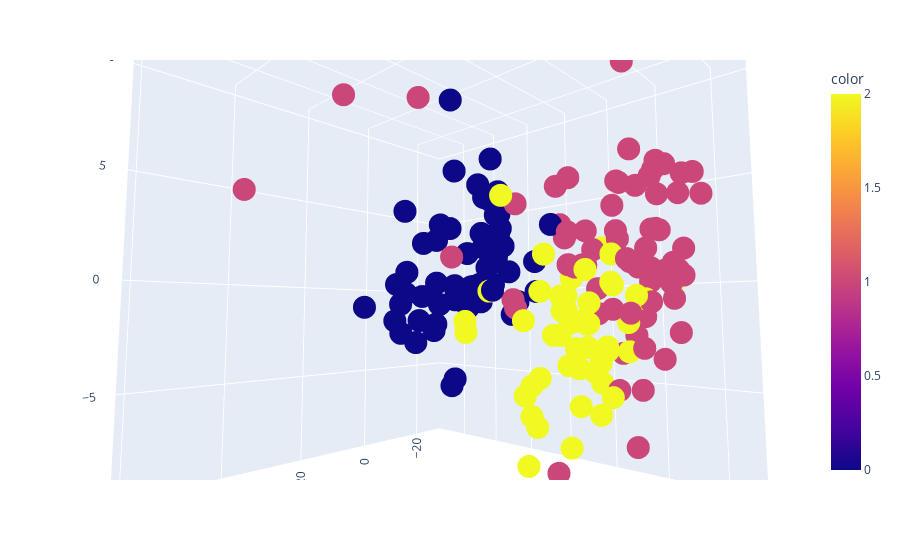

Here is the notebook cell this chart was saved with:
### Code cell
fig1 = px.scatter_3d(zz, zz[:,0], zz[:,1], zz[:,2],color=Y)
fig1.show()

### Figure 1 — Plotly figure (JSON) as saved in the notebook; plotly's stock layout.template omitted (floating-point values rounded to 4 significant figures; data arrays with more than 128 entries replaced by an {"elided": "..."} marker saying what was removed)
{"data": [{"hovertemplate": "x=%{x}<br>y=%{y}<br>z=%{z}<br>color=%{marker.color}<extra></extra>", "legendgroup": "", "marker": {"color": {"elided": "178 int values"}, "coloraxis": "coloraxis", "symbol": "circle"}, "mode": "markers", "name": "", "scene": "scene", "showlegend": false, "type": "scatter3d", "x": {"elided": "178 float values"}, "y": {"elided": "178 float values"}, "z": {"elided": "178 float values"}}], "layout": {"autosize": true, "coloraxis": {"colorbar": {"title": {"text": "color"}}, "colorscale": [[0, "#0d0887"], [0.1111, "#46039f"], [0.2222, "#7201a8"], [0.3333, "#9c179e"], [0.4444, "#bd3786"], [0.5556, "#d8576b"], [0.6667, "#ed7953"], [0.7778, "#fb9f3a"], [0.8889, "#fdca26"], [1, "#f0f921"]]}, "legend": {"tracegroupgap": 0}, "margin": {"t": 60}, "scene": {"aspectmode": "auto", "aspectratio": {"x": 1, "y": 1, "z": 1}, "camera": {"center": {"x": 0, "y": 0, "z": 0}, "eye": {"x": -0.7826, "y": 0.8096, "z": -0.09743}, "projection": {"type": "perspective"}, "up": {"x": 0, "y": 0, "z": 1}}, "domain": {"x": [0, 1], "y": [0, 1]}, "xaxis": {"title": {"text": "x"}, "type": "linear"}, "yaxis": {"title": {"text": "y"}, "type": "linear"}, "zaxis": {"title": {"text": "z"}, "type": "linear"}}}}
